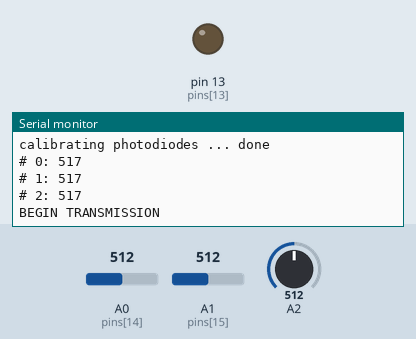
Bench run of a sketch on a simulated Arduino Uno, built with avr-gcc and run on an emulated ATmega328P. Shown: output pins drawn as LEDs (lit = HIGH), the last lines printed to the serial monitor. Inputs (shaded band) come from the test bench; at power-on: A0 (pins[14]) = 512, A1 (pins[15]) = 512, A2 = 512.

Above: at 1.5 s.
1.6 s: A0 (pins[14]) set to 716
At 2.7 s:
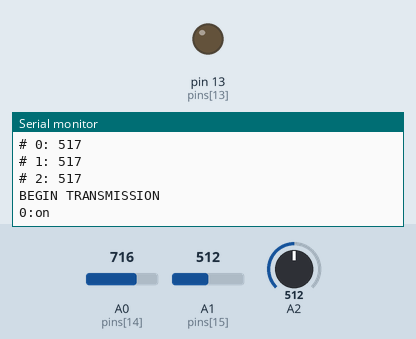
3.1 s: A0 (pins[14]) set to 511
At 4.1 s:
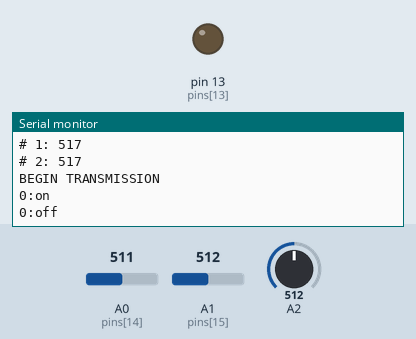

Measured:
- after the input at 1.6 s, the serial monitor: prints a new line at once (image 1)
- after the input at 3.1 s, the serial monitor: prints a new line at once (image 2)

The sketch:

photoresistor.ino
```cpp
#define PINS 3        //number of used pins
#define CAL_ROUNDS 30 //number of calibration reads at setup

int pins[]       = {0,1,2,3,4,5,6,7,8,9,10,11,12,13,14,15};
int thresholds[] = {0,0,0,0,0,0,0,0,0,0, 0, 0, 0, 0, 0, 0};
boolean states[] = {false,false,false,false,false,false,false,false,false,false,false,false,false,false,false,false};


void setup(){
  Serial.begin(9600);  //Begin serial communcation
  pinMode(13, OUTPUT);
  for(int pin = 0; pin < PINS;pin++) {
    pinMode(pins[pin], INPUT);
  }

  //read a good couple of values to check existing ambient light
  Serial.print("calibrating photodiodes ... ");
  for(int i = 0; i < CAL_ROUNDS; i++){
    for(int pin = 0; pin < PINS;pin++) {
      int temp = analogRead(pins[pin]);
      if(temp > thresholds[pin]){
        thresholds[pin] = temp;
      }
    }
    delay(10);
  }
  Serial.println("done");

  for(int pin = 0; pin < PINS;pin++) {
    thresholds[pin] += 5; //decrease by five for good measure
    Serial.print("# ");
    Serial.print(pin);
    Serial.print(": ");
    Serial.println(thresholds[pin]);
  }

  Serial.println("BEGIN TRANSMISSION");
}

void loop(){
  //read each pin and transmit state changes
  for(int pin = 0; pin < PINS;pin++) {
    int temp = analogRead(pins[pin]);
    if(temp > thresholds[pin]){
      if(!states[pin]){
        states[pin] = true;
        Serial.print(pin);
        Serial.println(":on");
      }
    } else {
      if(states[pin]){
        states[pin] = false;
        Serial.print(pin);
        Serial.println(":off");
      }
    }
  }
  delay(100);
}
```
